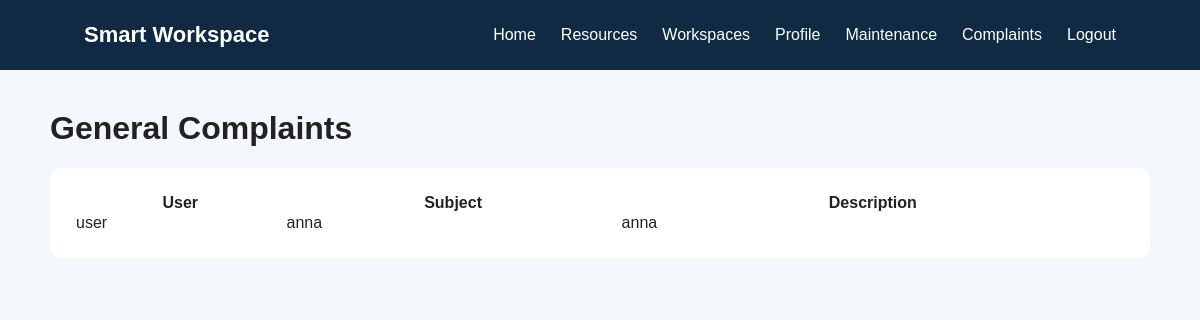
The page /admin-home/complaints/ (signed in) on the database its author committed.
### workspace/models.py (models this page shows, shortened)
class GeneralComplaint(models.Model):
    user = models.ForeignKey(User, on_delete=models.CASCADE)
    subject = models.CharField(max_length=200)
    description = models.TextField()
    status = models.CharField(
        max_length=30,
        default='Pending'
    )
    created_at = models.DateTimeField(auto_now_add=True)

### workspace/views.py (the view)
@staff_member_required
def admin_complaints(request):
    complaints = GeneralComplaint.objects.select_related(
        'user'
    ).order_by('-id')
    return render(
        request,
        'workspace/admin_complaints.html',
        {
            'complaints': complaints
        }
    )

### workspace/templates/workspace/admin_complaints.html
{% extends 'workspace/base.html' %}
{% block content %}
<div style="max-width:1100px;margin:40px auto;">
    <h1>General Complaints</h1>
    <div style="background:white;padding:25px;border-radius:12px;">
        <table style="width:100%;border-collapse:collapse;">
            <tr>
                <th>User</th>
                <th>Subject</th>
                <th>Description</th>
            </tr>
            {% for complaint in complaints %}
            <tr>
                <td>
                    {{ complaint.user.username }}
                </td>
                <td>
                    {{ complaint.subject }}
                </td>
                <td>
                    {{ complaint.description }}
                </td>
            </tr>
            {% empty %}
            <tr>
                <td colspan="3">
                    No complaints.
                </td>
            </tr>
            {% endfor %}
        </table>
    </div>
</div>
{% endblock %}

### workspace/static/workspace/style.css (style rules this page uses)
* { box-sizing: border-box; }
body { margin: 0; font-family: Arial, sans-serif; background: #f4f7fb; color: #222; }

### rows shown on the page
GeneralComplaint: user.username "user", subject "anna", description "anna"
